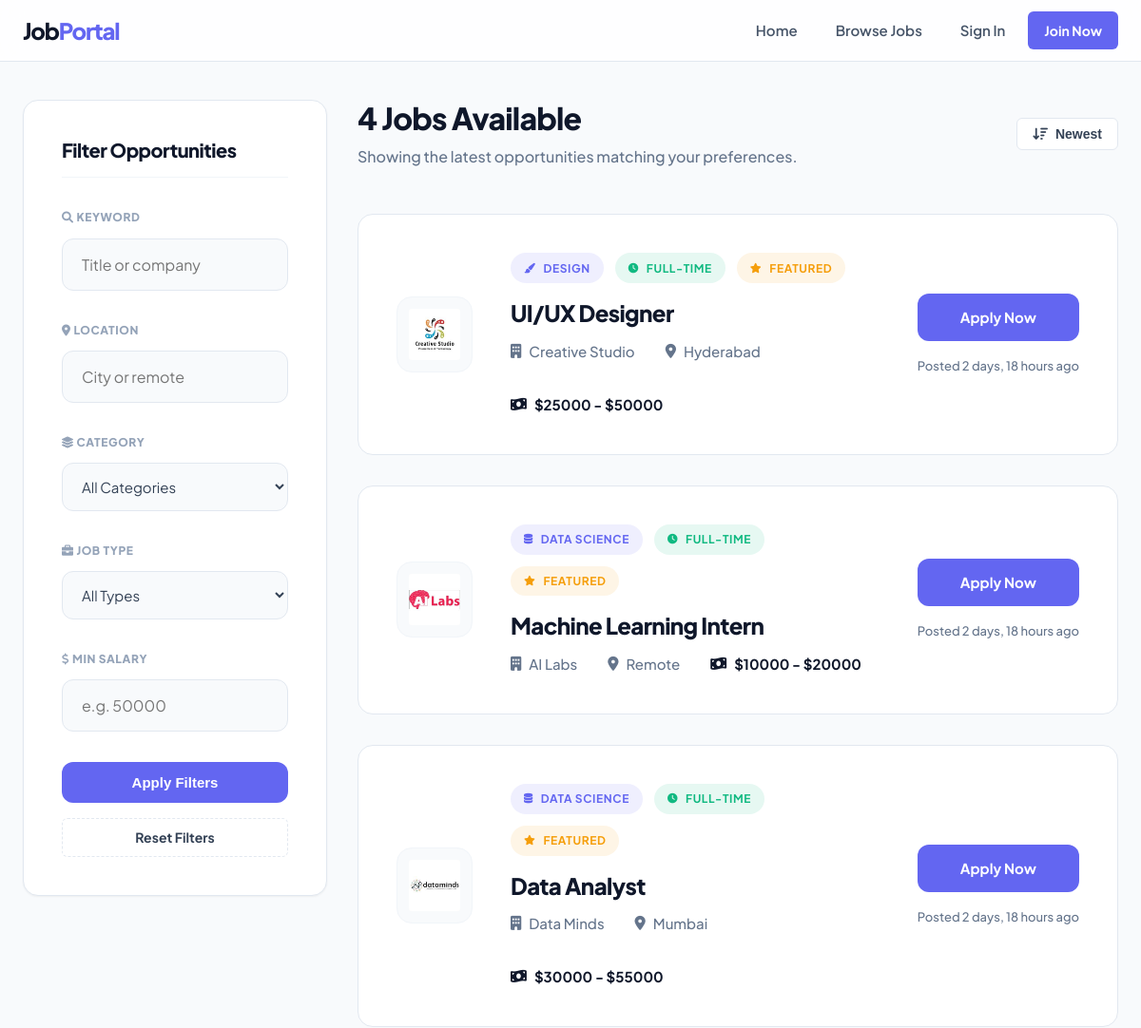
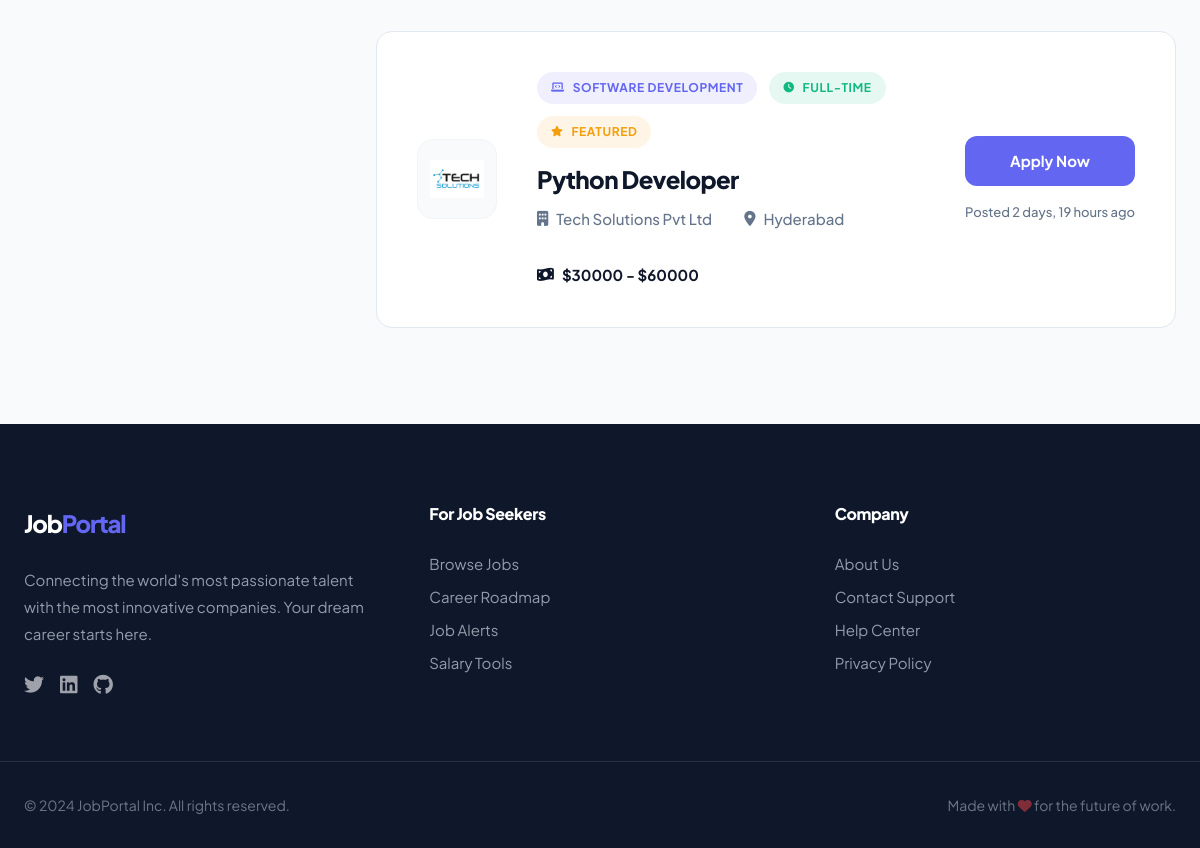
Screenshot of /jobs/ with the database file from the repository (2 pictures, top to bottom).
### jobs/models.py (models this page shows, shortened)
class Job(models.Model):
    JOB_TYPE_CHOICES = (
        ('Full-time', 'Full-time'),
        ('Part-time', 'Part-time'),
        ('Remote', 'Remote'),
        ('Freelance', 'Freelance'),
        ('Contract', 'Contract'),
        ('Internship', 'Internship'),
    )
    employer = models.ForeignKey(User, on_delete=models.CASCADE, related_name='jobs_posted')
    company = models.ForeignKey(Company, on_delete=models.CASCADE, related_name='jobs', null=True)
    category = models.ForeignKey(Category, on_delete=models.SET_NULL, null=True, related_name='jobs')
    title = models.CharField(max_length=200)
    location = models.CharField(max_length=200)
    description = models.TextField()
    requirements = models.TextField(blank=True)
    job_type = models.CharField(max_length=20, choices=JOB_TYPE_CHOICES, default='Full-time')
    salary_min = models.PositiveIntegerField(null=True, blank=True)
    salary_max = models.PositiveIntegerField(null=True, blank=True)
    is_featured = models.BooleanField(default=False)
    created_at = models.DateTimeField(auto_now_add=True)
    expiry_date = models.DateTimeField(default=default_expiry)

class Company(models.Model):
    employer = models.ForeignKey(User, on_delete=models.CASCADE, related_name='companies')
    name = models.CharField(max_length=200)
    logo = models.ImageField(upload_to='company_logos/', null=True, blank=True)
    description = models.TextField()
    website = models.URLField(max_length=200, blank=True)
    location = models.CharField(max_length=200)
    class Meta:
        verbose_name_plural = "Companies"

class Category(models.Model):
    name = models.CharField(max_length=100)
    icon_class = models.CharField(max_length=50, blank=True, help_text="FontAwesome class, e.g., fa-laptop-code")
    class Meta:
        verbose_name_plural = "Categories"

### jobs/views.py (the view, shortened to what this page needs)
# urls.py: path('jobs/', views.job_list, name='job_list'),
def job_list(request):
    jobs_list = Job.objects.filter(expiry_date__gt=timezone.now()).select_related('company', 'category').order_by('-created_at')
    categories = Category.objects.all()
    q = request.GET.get('q')
    location = request.GET.get('location')
    company_name = request.GET.get('company')
    category_id = request.GET.get('category')
    date_posted = request.GET.get('date_posted')
    job_type = request.GET.get('job_type')
    min_salary = request.GET.get('min_salary')
    if q:
        jobs_list = jobs_list.filter(Q(title__icontains=q) | Q(description__icontains=q) | Q(requirements__icontains=q))
    if location:
        jobs_list = jobs_list.filter(location__icontains=location)
    if company_name:
        jobs_list = jobs_list.filter(company__name__icontains=company_name)
    if category_id:
        jobs_list = jobs_list.filter(category_id=category_id)
    if job_type:
        jobs_list = jobs_list.filter(job_type=job_type)
    if min_salary:
        try:
            jobs_list = jobs_list.filter(Q(salary_max__gte=min_salary) | Q(salary_min__gte=min_salary))
        except ValueError:
            pass
    paginator = Paginator(jobs_list, 10)
    page_number = request.GET.get('page')
    jobs = paginator.get_page(page_number)
    return render(request, 'jobs/job_list.html', {
        'jobs': jobs,
        'categories': categories,
        'job_types': Job.JOB_TYPE_CHOICES,
        'query': q,
        'location': location,
        'company_name': company_name,
        'category_id': category_id,
        'date_posted': date_posted,
        'job_type_selected': job_type,
        'min_salary': min_salary
    })

### jobs/templates/jobs/job_list.html (shortened to what this page needs)
{% extends 'jobs/base.html' %}
{% block content %}
<div class="filters-wrapper">
    <aside class="filters-sidebar">
        <h3>Filter Opportunities</h3>
        <form action="{% url 'job_list' %}" method="get">
            <div class="filter-group">
                <label><i class="fas fa-search"></i> Keyword</label>
                <input type="text" name="q" value="{{ query|default:'' }}" placeholder="Title or company">
            </div>
            <div class="filter-group">
                <label><i class="fas fa-map-marker-alt"></i> Location</label>
                <input type="text" name="location" value="{{ location|default:'' }}" placeholder="City or remote">
            </div>
            <div class="filter-group">
                <label><i class="fas fa-layer-group"></i> Category</label>
                <select name="category">
                    <option value="">All Categories</option>
                </select>
            </div>
            <div class="filter-group">
                <label><i class="fas fa-briefcase"></i> Job Type</label>
                <select name="job_type">
                    <option value="">All Types</option>
                </select>
            </div>
            <div class="filter-group">
                <label><i class="fas fa-dollar-sign"></i> Min Salary</label>
                <input type="number" name="min_salary" value="{{ min_salary|default:'' }}" placeholder="e.g. 50000">
            </div>
            <button type="submit" class="btn btn-block">Apply Filters</button>
            <a href="{% url 'job_list' %}" class="btn btn-secondary btn-sm btn-block" style="margin-top: 1rem; border-style: dashed;">Reset Filters</a>
        </form>
    </aside>
    <div class="jobs-main">
        <div style="display: flex; justify-content: space-between; align-items: center; margin-bottom: 3rem;">
            <div>
                <h2 style="font-size: 2rem; margin-bottom: 0.5rem;">{{ jobs.paginator.count }} Jobs Available</h2>
                <p style="color: var(--slate-500); font-weight: 500;">Showing the latest opportunities matching your preferences.</p>
            </div>
            <div style="display: flex; gap: 0.5rem;">
                <button class="btn btn-secondary btn-sm"><i class="fas fa-sort-amount-down"></i> Newest</button>
            </div>
        </div>
        <div class="jobs-grid" style="grid-template-columns: 1fr;">
            {% for job in jobs %}
            <div class="job-card" style="flex-direction: row; align-items: center; gap: 2.5rem; padding: 2.5rem;">
                {% if job.company.logo %}
                    <img src="{{ job.company.logo.url }}" alt="{{ job.company.name }}" class="company-logo" style="margin: 0; width: 80px; height: 80px;">
                {% else %}
                    <div class="company-logo" style="margin: 0; width: 80px; height: 80px; display: flex; align-items: center; justify-content: center; background: #f1f5f9; border-radius: 1.25rem;">
                        <i class="fas fa-building fa-2x" style="color: #cbd5e1;"></i>
                    </div>
                {% endif %}
                <div style="flex: 1;">
                    <div style="display: flex; gap: 0.75rem; margin-bottom: 1rem; flex-wrap: wrap;">
                        <span class="category-badge" style="margin: 0; background: rgba(99, 102, 241, 0.1); color: var(--primary-color);">
                            <i class="fas {{ job.category.icon_class|default:'fa-tag' }} fa-sm"></i> {{ job.category.name|default:"General" }}
                        </span>
                        <span class="category-badge" style="margin: 0; background: rgba(16, 185, 129, 0.1); color: var(--success-color);">
                             {{ job.job_type }}
                        </span>
                        {% if job.is_featured %}
                        <span class="category-badge" style="margin: 0; background: rgba(245, 158, 11, 0.1); color: var(--warning-color);">
                             Featured
                        </span>
                        {% endif %}
                    </div>
                    <h3 style="font-size: 1.5rem; margin-bottom: 0.75rem;"><a href="{% url 'job_detail' job.pk %}">{{ job.title }}</a></h3>
                    <div style="display: flex; gap: 2rem; flex-wrap: wrap;">
                        <span class="meta" style="margin: 0;"><i class="fas fa-building"></i> {{ job.company.name }}</span>
                        <span class="meta" style="margin: 0;"><i class="fas fa-map-marker-alt"></i> {{ job.location }}</span>
                        {% if job.salary_min or job.salary_max %}
                        <span class="meta" style="margin: 0; color: var(--slate-900); font-weight: 700;">
                            <i class="fas fa-money-bill-wave"></i>
                            {% if job.salary_min %}${{ job.salary_min|floatformat:0 }}{% endif %}
                            {% if job.salary_min and job.salary_max %} - {% endif %}
                            {% if job.salary_max %}${{ job.salary_max|floatformat:0 }}{% endif %}
                        </span>
                        {% endif %}
                    </div>
                </div>
                <div style="text-align: right; display: flex; flex-direction: column; gap: 1rem;">
                    <a href="{% url 'job_detail' job.pk %}" class="btn" style="padding: 0.75rem 2rem;">Apply Now</a>
                    <span class="meta" style="margin: 0; justify-content: flex-end; font-size: 0.8125rem;">Posted {{ job.created_at|timesince }} ago</span>
                </div>
            </div>
            {% endfor %}
        </div>
    </div>
</div>
{% endblock %}

### jobs/templates/jobs/base.html (shortened to what this page needs)
{% load static %}
<!DOCTYPE html>
<html lang="en">
<head>
    <link rel="stylesheet" href="{% static 'css/style.css' %}">
    <link rel="stylesheet" href="https://cdnjs.cloudflare.com/ajax/libs/font-awesome/6.0.0/css/all.min.css">
</head>
<body>
    <header>
        <nav>
            <div class="logo">
                <a href="{% url 'home' %}" class="logo-text">
                    Job<span>Portal</span>
                </a>
            </div>
            <ul>
                <li><a href="{% url 'home' %}">Home</a></li>
                <li><a href="{% url 'job_list' %}">Browse Jobs</a></li>
                {% if user.is_authenticated %}
                    {% if user.profile.user_type == 'employer' %}
                        <li><a href="{% url 'employer_dashboard' %}">Dashboard</a></li>
                        <li><a href="{% url 'post_job' %}" class="btn btn-sm">Post a Job</a></li>
                    {% else %}
                        <li><a href="{% url 'seeker_dashboard' %}">Dashboard</a></li>
                        <li><a href="{% url 'profile' %}">My Profile</a></li>
                    {% endif %}
                    <li><a href="{% url 'logout' %}" style="color: var(--danger-color); opacity: 0.8;"><i class="fas fa-sign-out-alt"></i></a></li>
                {% else %}
                    <li><a href="{% url 'login' %}">Sign In</a></li>
                    <li><a href="{% url 'register' %}" class="btn btn-sm">Join Now</a></li>
                {% endif %}
            </ul>
        </nav>
    </header>
    <main>
        {% block content %}{% endblock %}
    </main>
    <footer>
        <div style="max-width: 1280px; margin: 0 auto; padding: 0 1.5rem; display: grid; grid-template-columns: repeat(auto-fit, minmax(250px, 1fr)); gap: 4rem; text-align: left;">
            <div>
                <a href="{% url 'home' %}" class="logo-text" style="color: white; margin-bottom: 1.5rem; display: block;">
                    Job<span style="color: var(--primary-color);">Portal</span>
                </a>
                <p style="opacity: 0.7; font-size: 0.9375rem; line-height: 1.8;">Connecting the world's most passionate talent with the most innovative companies. Your dream career starts here.</p>
                <div style="margin-top: 1.5rem; display: flex; gap: 1rem;">
                    <a href="#" style="color: white; opacity: 0.6;"><i class="fab fa-twitter fa-lg"></i></a>
                    <a href="#" style="color: white; opacity: 0.6;"><i class="fab fa-linkedin fa-lg"></i></a>
                    <a href="#" style="color: white; opacity: 0.6;"><i class="fab fa-github fa-lg"></i></a>
                </div>
            </div>
            <div>
                <h4>For Job Seekers</h4>
                <ul style="list-style: none; opacity: 0.7; font-size: 0.9375rem; line-height: 2.2;">
                    <li><a href="{% url 'job_list' %}">Browse Jobs</a></li>
                    <li><a href="#">Career Roadmap</a></li>
                    <li><a href="#">Job Alerts</a></li>
                    <li><a href="#">Salary Tools</a></li>
                </ul>
            </div>
            <div>
                <h4>Company</h4>
                <ul style="list-style: none; opacity: 0.7; font-size: 0.9375rem; line-height: 2.2;">
                    <li><a href="{% url 'about' %}">About Us</a></li>
                    <li><a href="{% url 'contact' %}">Contact Support</a></li>
                    <li><a href="{% url 'faq' %}">Help Center</a></li>
                    <li><a href="#">Privacy Policy</a></li>
                </ul>
            </div>
        </div>
        <div style="max-width: 1280px; margin: 4rem auto 0; padding: 2rem 1.5rem 0; border-top: 1px solid rgba(255,255,255,0.1); display: flex; justify-content: space-between; align-items: center; flex-wrap: wrap; gap: 1rem;">
            <p style="opacity: 0.5; font-size: 0.875rem;">&copy; 2024 JobPortal Inc. All rights reserved.</p>
            <p style="opacity: 0.5; font-size: 0.875rem;">Made with <i class="fas fa-heart" style="color: var(--danger-color);"></i> for the future of work.</p>
        </div>
    </footer>
</body>
</html>

### rows the page displays
Job: company.logo (picture), category.name "DESIGN", job_type "FULL-TIME", is_featured "FEATURED", title "UI/UX Designer", company.name "Creative Studio", location "Hyderabad", salary_min "25000", salary_max "50000", created_at "2 days, 18 hours"
Job: company.logo (picture), category.name "DATA SCIENCE", job_type "FULL-TIME", is_featured "FEATURED", title "Machine Learning Intern", company.name "AI Labs", location "Remote", salary_min "10000", salary_max "20000", created_at "2 days, 18 hours"
Job: company.logo (picture), category.name "DATA SCIENCE", job_type "FULL-TIME", is_featured "FEATURED", title "Data Analyst", company.name "Data Minds", location "Mumbai", salary_min "30000", salary_max "55000", created_at "2 days, 18 hours"
Job: company.logo (picture), category.name "SOFTWARE DEVELOPMENT", job_type "FULL-TIME", is_featured "FEATURED", title "Python Developer", company.name "Tech Solutions Pvt Ltd", location "Hyderabad", salary_min "30000", salary_max "60000", created_at "2 days, 19 hours"

### other values shown
{{ jobs.paginator.count }} "4"
